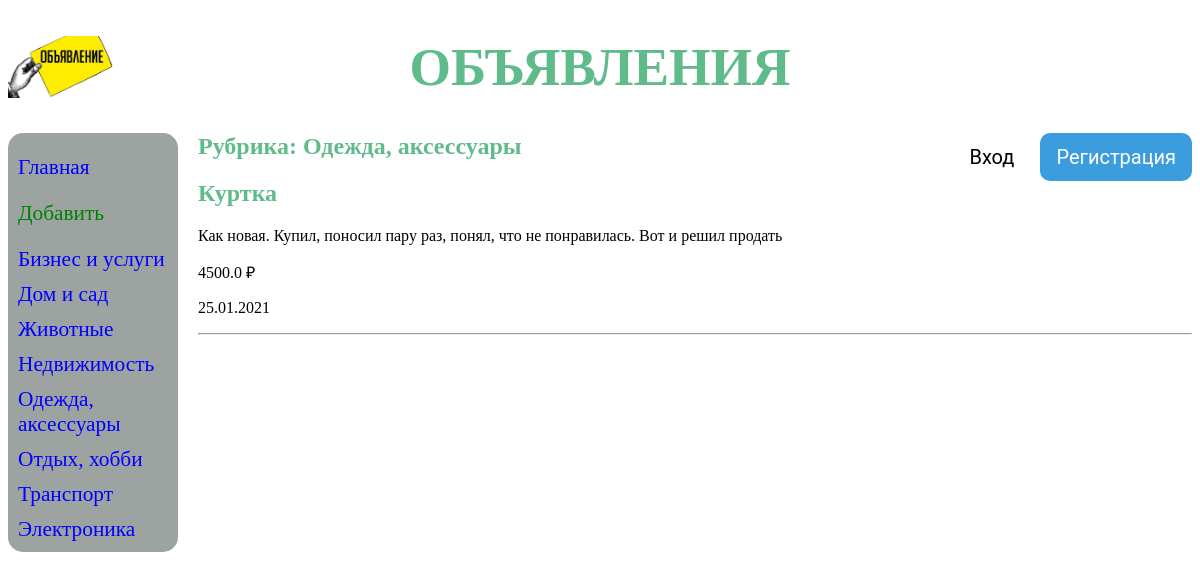
Before: /board/4/ with the older database file.
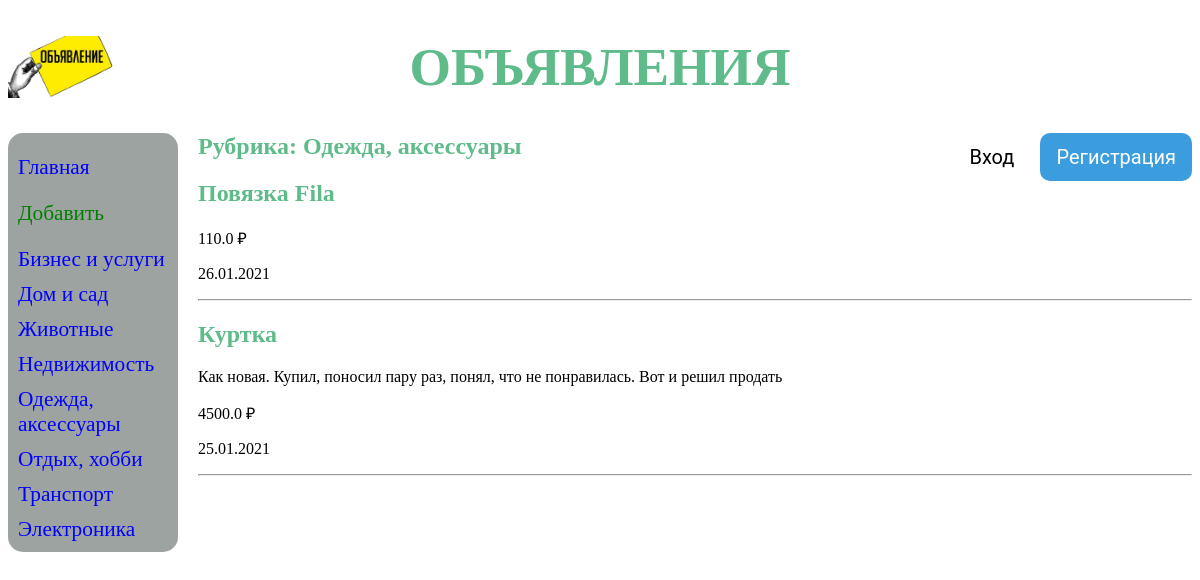
After: the same page with the newer database file.
### board/models.py (models this page shows, shortened)
class Rubric(models.Model):
    name = models.CharField(max_length=20, db_index=True, verbose_name='Название')
    class Meta:
        verbose_name_plural = 'Рубрики'
        verbose_name = 'Рубрика'
        ordering = ['name']

class Board(models.Model):
    title = models.CharField(max_length=50, verbose_name='Товар')
    content = models.TextField(null=True, blank=True, verbose_name='Описание')
    price = models.FloatField(null=True, blank=True, verbose_name='Цена')
    published = models.DateField(auto_now_add=True, db_index=True, verbose_name='Опубликовано')
    rubric = models.ForeignKey('Rubric', null=True, on_delete=models.PROTECT, verbose_name='Рубрика')
    class Meta:
        verbose_name_plural = 'Объявления'
        verbose_name = "Объявление"
        ordering = ['-published']

### board/views.py (the view)
# urls.py: path('<int:rubric_id>/', by_rubric, name='by_rubric'),
def by_rubric(request, rubric_id):
    bs = Board.objects.filter(rubric=rubric_id)
    rubrics = Rubric.objects.all()
    current_rubric = Rubric.objects.get(pk=rubric_id)
    context = {'bs': bs, 'rubrics': rubrics, 'current_rubric': current_rubric}
    return render(request, 'board/by_rubric.html', context)

### board/templates/board/by_rubric.html (shortened to what this page needs)
{% extends "layout/basic.html" %}
{% block content %}
<h2>Рубрика: {{current_rubric.name }}</h2>
{% for b in bs %}
<div>
    <h2>{{ b.title }}</h2>
    <p>{{ b.content }}</p>
    <p>{{ b.price }} &#8381;</p>
    <p>{{ b.published|date:"d.m.Y" }}</p>
    <hr align="left">
</div>
{% endfor %}
{% endblock %}

### board/templates/layout/basic.html (shortened to what this page needs)
<!DOCTYPE html>
{% load static %}
<html lang="en">
<head>
    <link rel="stylesheet" type="text/css" href="{% static 'board/style.css' %}">
</head>
<body>
    <header>
        <h1>Объявления</h1>
    </header>
    <span class="register">
         <a href="{% url 'register' %}">Регистрация</a>
    </span>
    <span class="login">
        <a href="{% url 'login' %}">Вход</a>
    </span>
    <nav>
        <p><a href="{% url 'index' %}">Главная</a></p>
        <p><a class="add" href="{% url 'add' %}">Добавить</a></p>
        {% for rubric in rubrics %}
        <a href="{% url 'by_rubric' rubric.pk %}">{{ rubric.name }}</a>
        {% endfor %}
    </nav>
    <section>
        {% block content %}
        {% endblock %}
    </section>
</body>
</html>

### board/static/board/style.css (style rules this page uses)
html { background-color: white; color: #5fbb8a; }
body { margin-top: 0px; }
header h1 { font-size: 40pt; text-transform: uppercase; text-align: center; background: url("bg.jpg") left / auto 100% no-repeat; }
nav { font-size: 16pt; width: 150px; float: left; background-color: #9da3a0; padding-left: 10px; padding-right: 10px; border-radius: 15px; }
nav a { display: block; text-decoration: none; margin: 10px 0px; color: blue; }
.add { color: green; }
section { margin-left: 190px; }
section p { color: black; }
span { float: right; }
span a { display: inline-block; text-decoration: none; font-size: 20px; font-family: Roboto, sans; text-align: center; cursor: pointer; padding: 12px 16px; border-radius: 10px; }
.login a { margin-right: 10px; border-radius: 10px; color: #000; }
.register a { color: white; border-radius: 10px; background-color: #3c9dde; }

Changed rows visible on the page:
added Board: title "Повязка Fila", price "110.0", published "26.01.2021"
